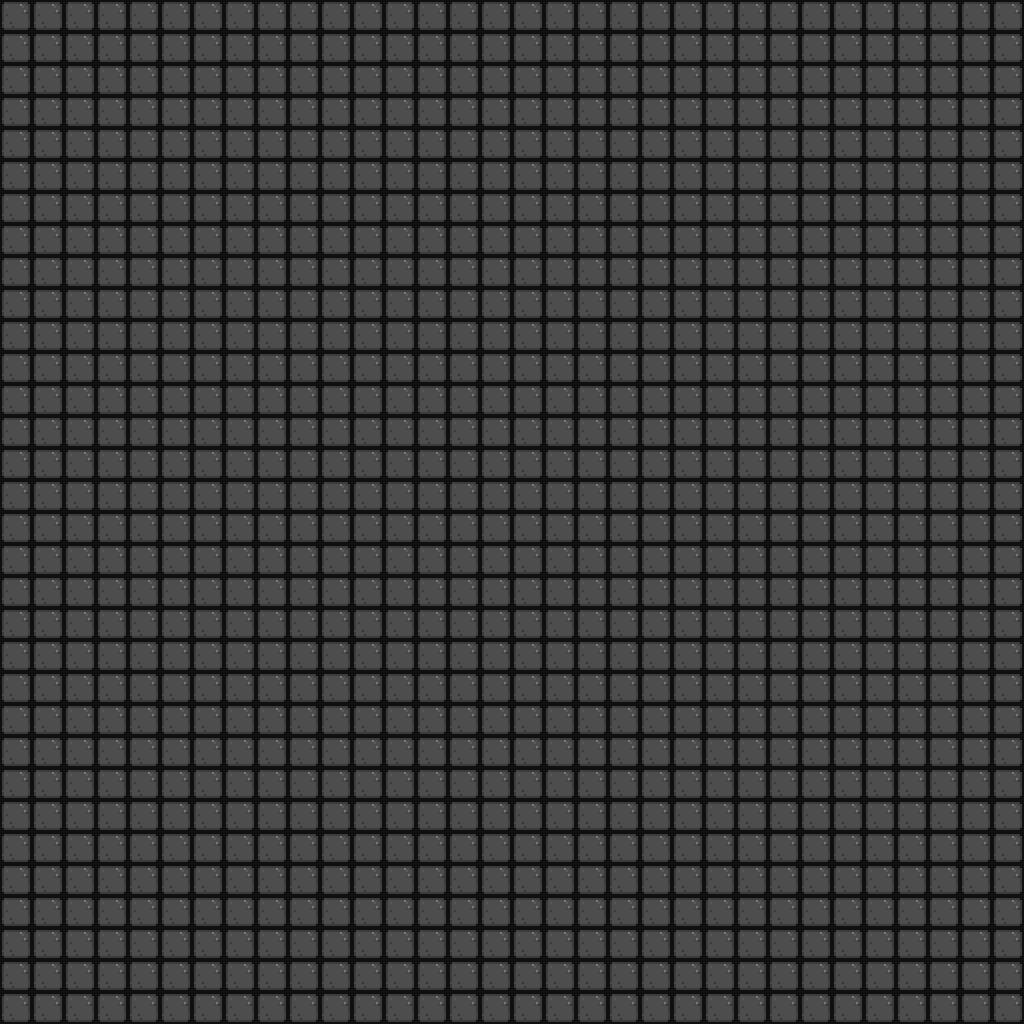

A level layout from a 2D game, rendered from its tile map. Below: a short description, then the map file with its tile-grid data intact:
An orthogonal 32x32 tile map with 32x32 px tiles, 1 tile layer (Tile Layer 1), 2 tilesets.

<map version="1.8" tiledversion="1.8.5" orientation="orthogonal" renderorder="right-down" width="32" height="32" tilewidth="32" tileheight="32" infinite="0" nextlayerid="2" nextobjectid="1">
 <tileset firstgid="1" source="../../tiled/saves/sprites.tsx" />
 <tileset firstgid="33" source="../../tsx/saves/sprites.tsx" />
 <layer id="1" name="Tile Layer 1" width="32" height="32">
  <data encoding="csv">
37,37,37,37,37,37,37,37,37,37,37,37,37,37,37,37,37,37,37,37,37,37,37,37,37,37,37,37,37,37,37,37,
37,37,37,37,37,37,37,37,37,37,37,37,37,37,37,37,37,37,37,37,37,37,37,37,37,37,37,37,37,37,37,37,
37,37,37,37,37,37,37,37,37,37,37,37,37,37,37,37,37,37,37,37,37,37,37,37,37,37,37,37,37,37,37,37,
37,37,37,37,37,37,37,37,37,37,37,37,37,37,37,37,37,37,37,37,37,37,37,37,37,37,37,37,37,37,37,37,
37,37,37,37,37,37,37,37,37,37,37,37,37,37,37,37,37,37,37,37,37,37,37,37,37,37,37,37,37,37,37,37,
37,37,37,37,37,37,37,37,37,37,37,37,37,37,37,37,37,37,37,37,37,37,37,37,37,37,37,37,37,37,37,37,
37,37,37,37,37,37,37,37,37,37,37,37,37,37,37,37,37,37,37,37,37,37,37,37,37,37,37,37,37,37,37,37,
37,37,37,37,37,37,37,37,37,37,37,37,37,37,37,37,37,37,37,37,37,37,37,37,37,37,37,37,37,37,37,37,
37,37,37,37,37,37,37,37,37,37,37,37,37,37,37,37,37,37,37,37,37,37,37,37,37,37,37,37,37,37,37,37,
37,37,37,37,37,37,37,37,37,37,37,37,37,37,37,37,37,37,37,37,37,37,37,37,37,37,37,37,37,37,37,37,
37,37,37,37,37,37,37,37,37,37,37,37,37,37,37,37,37,37,37,37,37,37,37,37,37,37,37,37,37,37,37,37,
37,37,37,37,37,37,37,37,37,37,37,37,37,37,37,37,37,37,37,37,37,37,37,37,37,37,37,37,37,37,37,37,
37,37,37,37,37,37,37,37,37,37,37,37,37,37,37,37,37,37,37,37,37,37,37,37,37,37,37,37,37,37,37,37,
37,37,37,37,37,37,37,37,37,37,37,37,37,37,37,37,37,37,37,37,37,37,37,37,37,37,37,37,37,37,37,37,
37,37,37,37,37,37,37,37,37,37,37,37,37,37,37,37,37,37,37,37,37,37,37,37,37,37,37,37,37,37,37,37,
37,37,37,37,37,37,37,37,37,37,37,37,37,37,37,37,37,37,37,37,37,37,37,37,37,37,37,37,37,37,37,37,
37,37,37,37,37,37,37,37,37,37,37,37,37,37,37,37,37,37,37,37,37,37,37,37,37,37,37,37,37,37,37,37,
37,37,37,37,37,37,37,37,37,37,37,37,37,37,37,37,37,37,37,37,37,37,37,37,37,37,37,37,37,37,37,37,
37,37,37,37,37,37,37,37,37,37,37,37,37,37,37,37,37,37,37,37,37,37,37,37,37,37,37,37,37,37,37,37,
37,37,37,37,37,37,37,37,37,37,37,37,37,37,37,37,37,37,37,37,37,37,37,37,37,37,37,37,37,37,37,37,
37,37,37,37,37,37,37,37,37,37,37,37,37,37,37,37,37,37,37,37,37,37,37,37,37,37,37,37,37,37,37,37,
37,37,37,37,37,37,37,37,37,37,37,37,37,37,37,37,37,37,37,37,37,37,37,37,37,37,37,37,37,37,37,37,
37,37,37,37,37,37,37,37,37,37,37,37,37,37,37,37,37,37,37,37,37,37,37,37,37,37,37,37,37,37,37,37,
37,37,37,37,37,37,37,37,37,37,37,37,37,37,37,37,37,37,37,37,37,37,37,37,37,37,37,37,37,37,37,37,
37,37,37,37,37,37,37,37,37,37,37,37,37,37,37,37,37,37,37,37,37,37,37,37,37,37,37,37,37,37,37,37,
37,37,37,37,37,37,37,37,37,37,37,37,37,37,37,37,37,37,37,37,37,37,37,37,37,37,37,37,37,37,37,37,
37,37,37,37,37,37,37,37,37,37,37,37,37,37,37,37,37,37,37,37,37,37,37,37,37,37,37,37,37,37,37,37,
37,37,37,37,37,37,37,37,37,37,37,37,37,37,37,37,37,37,37,37,37,37,37,37,37,37,37,37,37,37,37,37,
37,37,37,37,37,37,37,37,37,37,37,37,37,37,37,37,37,37,37,37,37,37,37,37,37,37,37,37,37,37,37,37,
37,37,37,37,37,37,37,37,37,37,37,37,37,37,37,37,37,37,37,37,37,37,37,37,37,37,37,37,37,37,37,37,
37,37,37,37,37,37,37,37,37,37,37,37,37,37,37,37,37,37,37,37,37,37,37,37,37,37,37,37,37,37,37,37,
37,37,37,37,37,37,37,37,37,37,37,37,37,37,37,37,37,37,37,37,37,37,37,37,37,37,37,37,37,37,37,37
</data>
 </layer>
</map>
